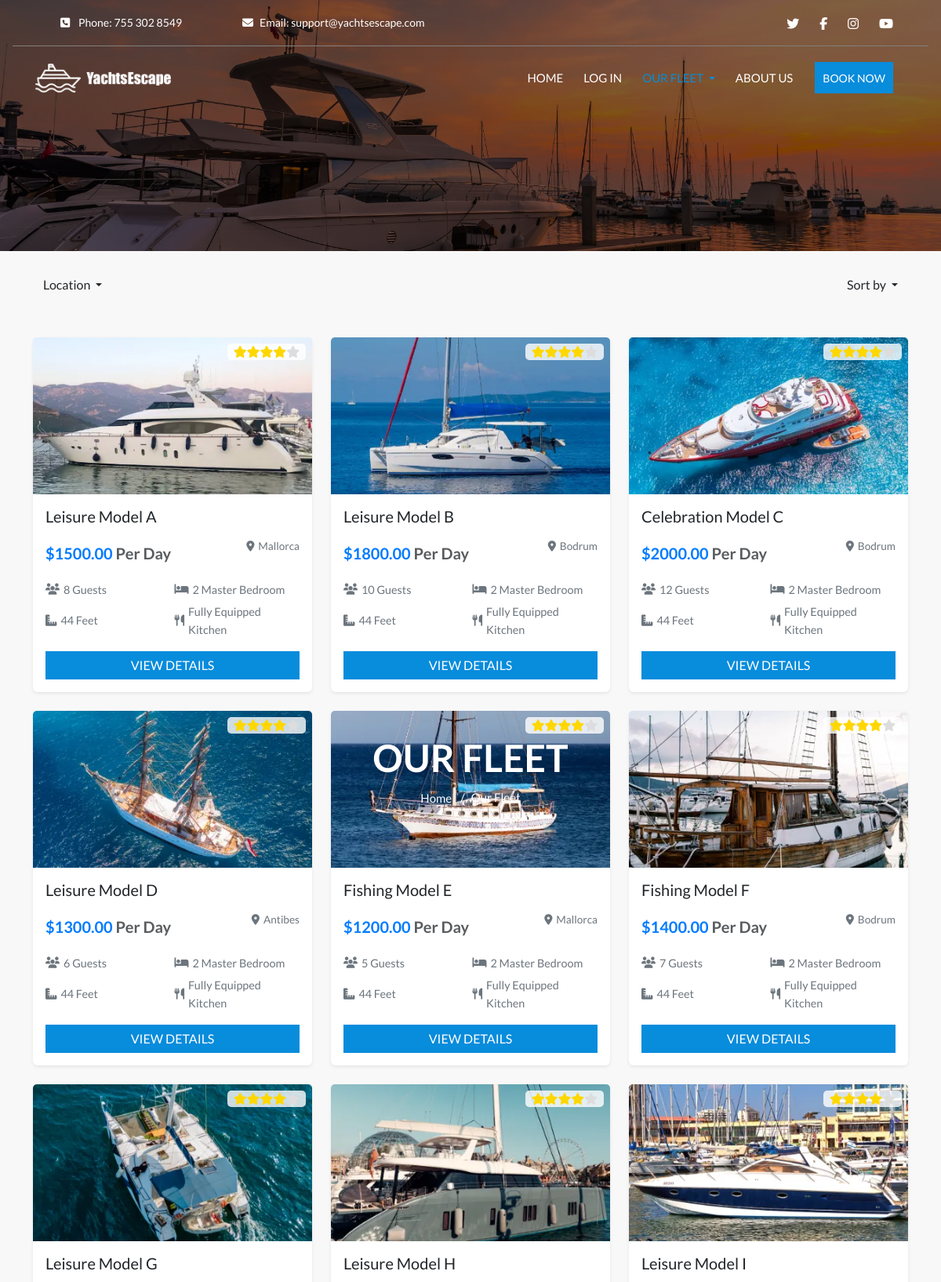
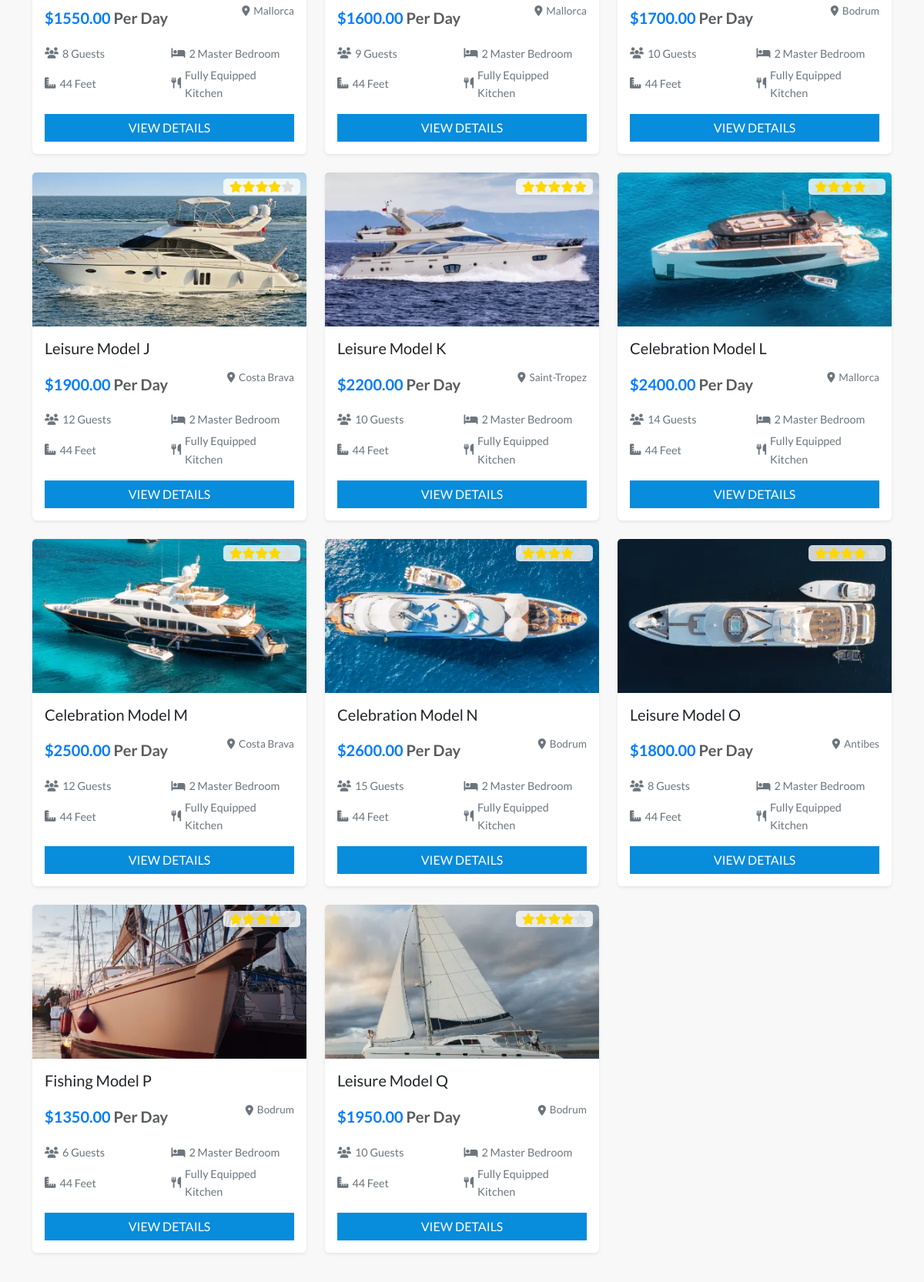
Screenshot of /yachts/ (upper part) with the database file from the repository (2 pictures, top to bottom).
### yachts/models.py (models this page shows, shortened)
class Yacht(models.Model):
    COUNTRY_CHOICES = [
        ('Turkey', 'Turkey'),
        ('France', 'France'),
        ('Spain', 'Spain'),
    ]
    name = models.CharField(max_length=100)
    id = models.AutoField(primary_key=True)
    type = models.CharField(max_length=50, default='default_type')
    description = models.TextField()
    country = models.CharField(max_length=50, choices=COUNTRY_CHOICES, default='Turkey')
    location = models.CharField(max_length=100)
    capacity = models.IntegerField()
    price_per_day = models.DecimalField(max_digits=8, decimal_places=2)
    rating = models.DecimalField(max_digits=6, decimal_places=2, null=True, blank=True)
    available = models.BooleanField(default=True)
    image_url = models.URLField(max_length=1024, null=True, blank=True)
    card_image = models.ImageField(upload_to='yachts/cards/', null=True, blank=True)
    detail_image = models.ImageField(upload_to='yachts/details/', null=True, blank=True)
    detail_image_url = models.URLField(max_length=1024, null=True, blank=True)

### yachts/views.py (the view)
# urls.py: path('', views.yacht_list, name='yacht_list'),  # URL для страницы списка яхт
def yacht_list(request):
    yachts = Yacht.objects.all()  # Initial query to get all yachts
    boat_type = request.GET.get('type')  # Get the selected boat type from the GET request
    if boat_type:
        yachts = yachts.filter(type__iexact=boat_type)  # Filter yachts by the selected boat type
    country = request.GET.get('country')  # Get the selected country from the GET request
    if country:
        yachts = yachts.filter(country=country)  # Filter yachts by the selected country
    location = request.GET.get('location')  # Get the selected location from the GET request
    if location:
        yachts = yachts.filter(location__icontains=location)  # Filter yachts by the selected location
    sort_options = {
        'price_low': 'price_per_day',  # Sort by price ascending
        'price_high': '-price_per_day',  # Sort by price descending
        'rating_low': 'rating',  # Sort by rating ascending
        'rating_high': '-rating',  # Sort by rating descending
        'name_az': 'name',  # Sort by name A-Z
        'name_za': '-name',  # Sort by name Z-A
        'type_az': 'type',  # Sort by type A-Z
        'type_za': '-type'  # Sort by type Z-A
    }
    sort = request.GET.get('sort')  # Get the selected sorting option from the GET request
    if sort in sort_options:
        yachts = yachts.order_by(sort_options[sort])  # Apply sorting based on the selected option
    capacity_filter = {
        '2-4': {'capacity__lte': 4},  # Filter for capacity up to 4
        '4-6': {'capacity__gte': 4, 'capacity__lte': 6},  # Filter for capacity between 4 and 6
        '6-8': {'capacity__gte': 6, 'capacity__lte': 8},  # Filter for capacity between 6 and 8
        '8_plus': {'capacity__gt': 8},  # Filter for capacity greater than 8
    }
    capacity = request.GET.get('capacity')  # Get the selected capacity from the GET request
    if capacity in capacity_filter:
        yachts = yachts.filter(**capacity_filter[capacity])  # Apply filtering based on the selected capacity
    start_date = request.GET.get('start_date')  # Get the selected start date from the GET request
    end_date = request.GET.get('end_date')  # Get the selected end date from the GET request
    if start_date and end_date:
        yachts = yachts.exclude(
            bookings__start_date__lt=end_date,
            bookings__end_date__gt=start_date
        )  # Exclude yachts that are booked during the selected dates
    return render(request, 'yachts/yacht-list.html', {'yachts': yachts})

### yachts/templates/yachts/yacht-list.html (shortened to what this page needs)
{% extends 'base.html' %}
{% load static %}
{% block extra_css %}
<link rel="stylesheet" href="{% static 'css/yachts/yacht-list.css' %}">
{% endblock %}
{% block content %}
<div class="container">
    <div class="header-content">
        <h1 class="hero-title">Our Fleet</h1>
        <div class="breadcrumb-container">
            <nav aria-label="breadcrumb">
                <ol class="breadcrumb">
                    <li class="breadcrumb-item"><a href="{% url 'home' %}">Home</a></li>
                    <li class="breadcrumb-item active" aria-current="page">Our Fleet</li>
                </ol>
            </nav>
        </div>
    </div>
    <div class="d-flex justify-content-between mt-4">
        <div class="dropdown">
            <button class="btn dropdown-toggle custom-dropdown-btn" type="button" id="locationDropdown"
                data-bs-toggle="dropdown" aria-expanded="false">
                Location
            </button>
        </div>
        <div class="dropdown">
            <button class="btn dropdown-toggle custom-dropdown-btn" type="button" id="sortDropdown"
                data-bs-toggle="dropdown" aria-expanded="false">
                Sort by
            </button>
        </div>
    </div>
    <div class="row mt-5">
        {% for yacht in yachts %}
        <div class="col-md-4 mb-4">
            <div class="card yacht-card h-100 shadow-sm">
                <div class="position-relative">
                    {% if yacht.card_image %}
                    <img src="{{ yacht.card_image.url }}" class="card-img-top" alt="{{ yacht.name }}">
                    {% else %}
                    <img src="{% static 'images/default-yacht.png' %}" class="card-img-top" alt="{{ yacht.name }}">
                    {% endif %}
                    <div class="rating-overlay">
                        {% for i in "12345" %}
                        {% if forloop.counter <= yacht.rating|default:0 %} <i class="fas fa-star filled"></i>
                            {% else %}
                            <i class="fas fa-star"></i>
                            {% endif %}
                            {% endfor %}
                    </div>
                </div>
                <div class="card-body">
                    <h5 class="card-title">{{ yacht.name }}</h5>
                    <div class="price-location">
                        <p class="card-price">
                            ${{ yacht.price_per_day }} <span class="text-muted">Per Day</span>
                        </p>
                        <p class="location">
                            <i class="fas fa-map-marker-alt"></i> {{ yacht.location }}
                        </p>
                    </div>
                    <ul class="list-inline yacht-details">
                        <li class="list-inline-item detail-item"><i class="fas fa-users"></i> {{ yacht.capacity }}
                            Guests</li>
                        <li class="list-inline-item detail-item"><i class="fas fa-bed"></i> 2 Master Bedroom</li>
                        <li class="list-inline-item detail-item"><i class="fas fa-ruler-combined"></i> 44 Feet</li>
                        <li class="list-inline-item detail-item"><i class="fas fa-utensils"></i> Fully Equipped Kitchen
                        </li>
                    </ul>
                    <a href="{% url 'yacht_detail' yacht.id %}" class="btn btn-primary w-100">VIEW DETAILS</a>
                </div>
            </div>
        </div>
        {% endfor %}
    </div>
    {% endblock %}

### static/css/base.css (style rules this page uses)
* { margin: 0; padding: 0; border: 0; }
html, body { height: 100%; }
body { background-color: #f8f8f8; font: 15px/1.6 'Lato'; color: #444444; display: flex; flex-direction: column; min-height: 100vh; }
img { max-width: 100%; height: auto; background-color: transparent !important; border: none !important; }
a { line-height: inherit; vertical-align: middle; }
.breadcrumb { background-color: transparent; padding: 0; margin-bottom: 0; color: #ffffff; display: inline-block; }
.breadcrumb-item + .breadcrumb-item::before { color: #ffffff; }
.breadcrumb-item a { color: #ffffff; text-decoration: none; display: inline-block; vertical-align: middle; line-height: normal; }
.breadcrumb-item, .breadcrumb-item a { display: inline-block; vertical-align: middle; line-height: 1.5; }
.breadcrumb-item.active { color: #ffffff; }

### static/css/yachts/yacht-list.css (style rules this page uses)
.header-content { position: absolute; top: 26%; left: 50%; transform: translate(-50%, -50%); text-align: center; z-index: 2; }
.hero-title { color: white; font-size: 48px; font-weight: bold; text-transform: uppercase; z-index: 2; }
.card { border: none; transition: all 0.3s ease; box-shadow: 0 4px 8px rgba(0, 0, 0, 0.1); }
.card-img-top { height: 200px; object-fit: cover; }
.btn-primary { background-color: #088cdc; border-radius: 0; border: none; color: #fff; transition: background-color 0.3s ease; }
.yacht-details { display: grid; grid-template-columns: 1fr 1fr; gap: 5px; list-style: none; padding: 0; margin-top: 1rem; }
.detail-item { display: flex; align-items: center; font-size: 0.9rem; color: #6c757d; }
.yacht-details i { margin-right: 5px; }
.rating-overlay { position: absolute; top: 8px; right: 8px; background: rgba(255, 255, 255, 0.8); padding: 3px 8px; border-radius: 5px; display: flex; align-items: center; }
.rating-overlay .fa-star { color: #ddd; }
.rating-overlay .fa-star.filled { color: #ffd700; }
.price-location { display: flex; justify-content: space-between; align-items: center; margin-top: 1rem; }
.card-price { font-size: 1.25rem; color: #007bff; font-weight: bold; margin: 0; }
.location { font-size: 0.85rem; color: #6c757d; display: flex; align-items: center; }
.location .fa-map-marker-alt { margin-right: 5px; }

### rows the page displays
Yacht: card_image (picture), name "Leisure Model A", price_per_day "1500.00", location "Mallorca", capacity "8"
Yacht: card_image (picture), name "Leisure Model B", price_per_day "1800.00", location "Bodrum", capacity "10"
Yacht: card_image (picture), name "Celebration Model C", price_per_day "2000.00", location "Bodrum", capacity "12"
Yacht: card_image (picture), name "Leisure Model D", price_per_day "1300.00", location "Antibes", capacity "6"
Yacht: card_image (picture), name "Fishing Model E", price_per_day "1200.00", location "Mallorca", capacity "5"
Yacht: card_image (picture), name "Fishing Model F", price_per_day "1400.00", location "Bodrum", capacity "7"
Yacht: card_image (picture), name "Leisure Model G", price_per_day "1550.00", location "Mallorca", capacity "8"
Yacht: card_image (picture), name "Leisure Model H", price_per_day "1600.00", location "Mallorca", capacity "9"
Yacht: card_image (picture), name "Leisure Model I", price_per_day "1700.00", location "Bodrum", capacity "10"
Yacht: card_image (picture), name "Leisure Model J", price_per_day "1900.00", location "Costa Brava", capacity "12"
Yacht: card_image (picture), rating 5 (drawn), name "Leisure Model K", price_per_day "2200.00", location "Saint-Tropez", capacity "10"
Yacht: card_image (picture), name "Celebration Model L", price_per_day "2400.00", location "Mallorca", capacity "14"
Yacht: card_image (picture), name "Celebration Model M", price_per_day "2500.00", location "Costa Brava", capacity "12"
Yacht: card_image (picture), name "Celebration Model N", price_per_day "2600.00", location "Bodrum", capacity "15"
Yacht: card_image (picture), name "Leisure Model O", price_per_day "1800.00", location "Antibes", capacity "8"
Yacht: card_image (picture), name "Fishing Model P", price_per_day "1350.00", location "Bodrum", capacity "6"
Yacht: card_image (picture), name "Leisure Model Q", price_per_day "1950.00", location "Bodrum", capacity "10"
